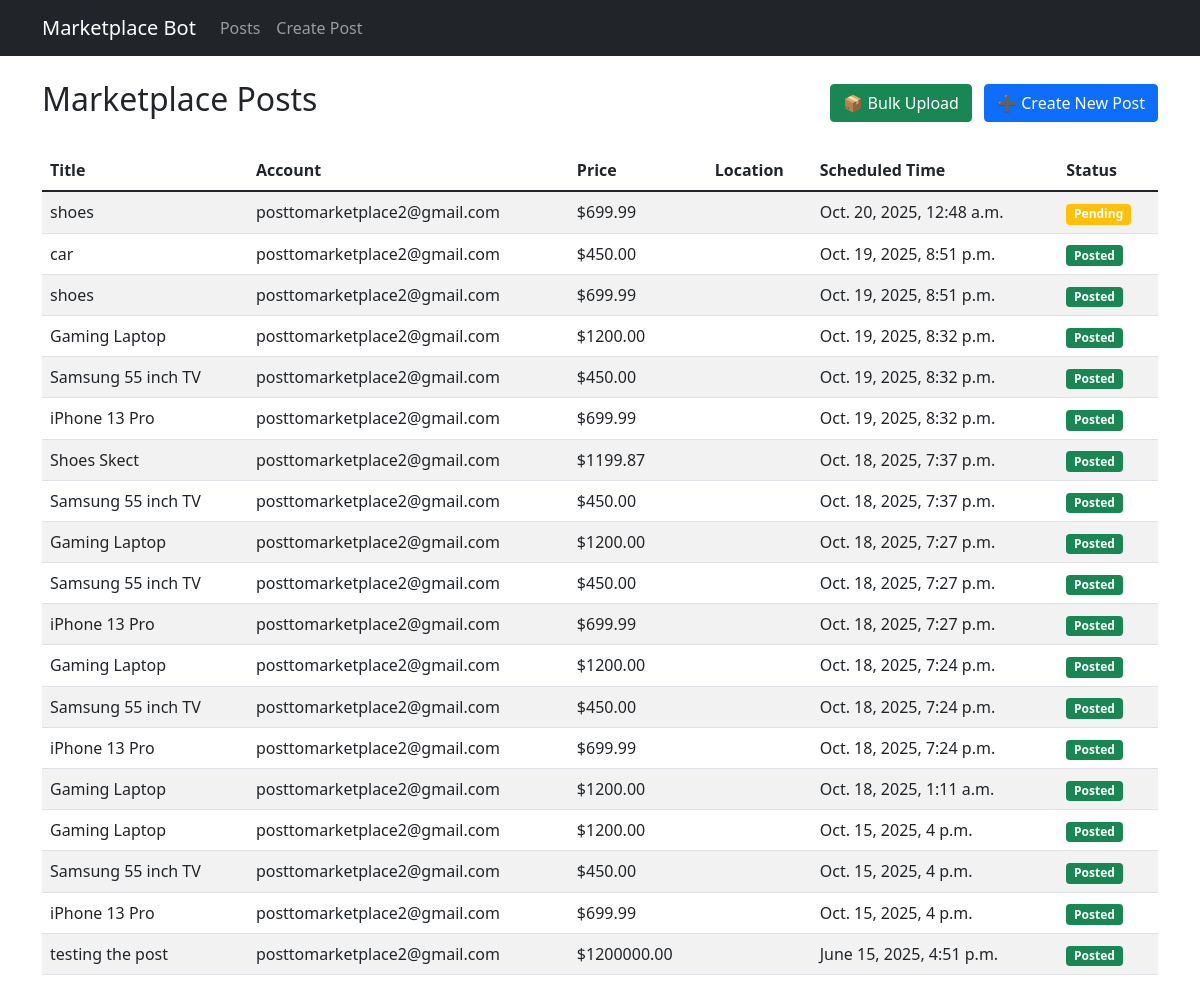
The page / on the database its author committed.
### postings/models.py (models this page shows, shortened)
class MarketplacePost(models.Model):
    STATUS_CHOICES = [
        ('pending', 'Pending'),
        ('posting', 'Posting'),
        ('posted', 'Posted'),
        ('failed', 'Failed'),
    ]
    account = models.ForeignKey(FacebookAccount, on_delete=models.CASCADE)
    title = models.CharField(max_length=255)
    description = models.TextField()
    price = models.DecimalField(max_digits=10, decimal_places=2)
    image = models.ImageField(upload_to='posts/', blank=True)
    scheduled_time = models.DateTimeField()
    posted = models.BooleanField(default=False)
    status = models.CharField(
        max_length=20, choices=STATUS_CHOICES, default='pending')
    error_message = models.TextField(blank=True, null=True)
    retry_count = models.IntegerField(default=0)
    created_at = models.DateTimeField(auto_now_add=True)
    updated_at = models.DateTimeField(auto_now=True)
    class Meta:
        indexes = [
            models.Index(fields=['posted'], name='posted_idx'),
            models.Index(fields=['scheduled_time'], name='scheduled_time_idx'),
            models.Index(fields=['account', 'posted'],
                         name='account_posted_idx'),
            models.Index(fields=['posted', 'scheduled_time'],
                         name='posted_scheduled_idx'),
            models.Index(fields=['status'], name='status_idx'),
        ]
        ordering = ['-created_at']

### accounts/models.py (models this page shows, shortened)
class FacebookAccount(models.Model):
    email = models.EmailField()
    password = models.CharField(max_length=255)  # Store securely in production
    session_cookie = models.TextField(blank=True, null=True)
    created_at = models.DateTimeField(auto_now_add=True)

### postings/views.py (the view)
# urls.py: path('', views.post_list, name='post_list'),
def post_list(request):
    posts = MarketplacePost.objects.all().order_by('-scheduled_time')
    return render(request, 'postings/post_list.html', {'posts': posts})

### postings/templates/postings/post_list.html
{% extends "base.html" %} {% block content %}
<div class="container mt-4">
  <div class="d-flex justify-content-between align-items-center mb-4">
    <h2>Marketplace Posts</h2>
    <div>
      <a href="{% url 'bulk_upload_posts' %}" class="btn btn-success me-2"
        >📦 Bulk Upload</a
      >
      <a href="{% url 'create_post' %}" class="btn btn-primary"
        >➕ Create New Post</a
      >
    </div>
  </div>
  <div class="table-responsive">
    <table class="table table-striped">
      <thead>
        <tr>
          <th>Title</th>
          <th>Account</th>
          <th>Price</th>
          <th>Location</th>
          <th>Scheduled Time</th>
          <th>Status</th>
        </tr>
      </thead>
      <tbody>
        {% for post in posts %}
        <tr>
          <td>{{ post.title }}</td>
          <td>{{ post.account.email }}</td>
          <td>${{ post.price }}</td>
          <td>{{ post.location }}</td>
          <td>{{ post.scheduled_time }}</td>
          <td>
            {% if post.posted %}
            <span class="badge bg-success">Posted</span>
            {% else %}
            <span class="badge bg-warning">Pending</span>
            {% endif %}
          </td>
        </tr>
        {% empty %}
        <tr>
          <td colspan="6" class="text-center">No posts found.</td>
        </tr>
        {% endfor %}
      </tbody>
    </table>
  </div>
</div>
{% endblock %}

### rows shown on the page
MarketplacePost: title "shoes", account.email "posttomarketplace2@gmail.com", price "699.99", scheduled_time "Oct. 20, 2025, 12:48 a.m.", posted "Pending"
MarketplacePost: title "car", account.email "posttomarketplace2@gmail.com", price "450.00", scheduled_time "Oct. 19, 2025, 8:51 p.m.", posted "Posted"
MarketplacePost: title "shoes", account.email "posttomarketplace2@gmail.com", price "699.99", scheduled_time "Oct. 19, 2025, 8:51 p.m.", posted "Posted"
MarketplacePost: title "Gaming Laptop", account.email "posttomarketplace2@gmail.com", price "1200.00", scheduled_time "Oct. 19, 2025, 8:32 p.m.", posted "Posted"
MarketplacePost: title "Samsung 55 inch TV", account.email "posttomarketplace2@gmail.com", price "450.00", scheduled_time "Oct. 19, 2025, 8:32 p.m.", posted "Posted"
MarketplacePost: title "iPhone 13 Pro", account.email "posttomarketplace2@gmail.com", price "699.99", scheduled_time "Oct. 19, 2025, 8:32 p.m.", posted "Posted"
MarketplacePost: title "Shoes Skect", account.email "posttomarketplace2@gmail.com", price "1199.87", scheduled_time "Oct. 18, 2025, 7:37 p.m.", posted "Posted"
MarketplacePost: title "Samsung 55 inch TV", account.email "posttomarketplace2@gmail.com", price "450.00", scheduled_time "Oct. 18, 2025, 7:37 p.m.", posted "Posted"
MarketplacePost: title "Gaming Laptop", account.email "posttomarketplace2@gmail.com", price "1200.00", scheduled_time "Oct. 18, 2025, 7:27 p.m.", posted "Posted"
MarketplacePost: title "Samsung 55 inch TV", account.email "posttomarketplace2@gmail.com", price "450.00", scheduled_time "Oct. 18, 2025, 7:27 p.m.", posted "Posted"
MarketplacePost: title "iPhone 13 Pro", account.email "posttomarketplace2@gmail.com", price "699.99", scheduled_time "Oct. 18, 2025, 7:27 p.m.", posted "Posted"
MarketplacePost: title "Gaming Laptop", account.email "posttomarketplace2@gmail.com", price "1200.00", scheduled_time "Oct. 18, 2025, 7:24 p.m.", posted "Posted"
MarketplacePost: title "Samsung 55 inch TV", account.email "posttomarketplace2@gmail.com", price "450.00", scheduled_time "Oct. 18, 2025, 7:24 p.m.", posted "Posted"
MarketplacePost: title "iPhone 13 Pro", account.email "posttomarketplace2@gmail.com", price "699.99", scheduled_time "Oct. 18, 2025, 7:24 p.m.", posted "Posted"
MarketplacePost: title "Gaming Laptop", account.email "posttomarketplace2@gmail.com", price "1200.00", scheduled_time "Oct. 18, 2025, 1:11 a.m.", posted "Posted"
MarketplacePost: title "Gaming Laptop", account.email "posttomarketplace2@gmail.com", price "1200.00", scheduled_time "Oct. 15, 2025, 4 p.m.", posted "Posted"
MarketplacePost: title "Samsung 55 inch TV", account.email "posttomarketplace2@gmail.com", price "450.00", scheduled_time "Oct. 15, 2025, 4 p.m.", posted "Posted"
MarketplacePost: title "iPhone 13 Pro", account.email "posttomarketplace2@gmail.com", price "699.99", scheduled_time "Oct. 15, 2025, 4 p.m.", posted "Posted"
MarketplacePost: title "testing the post", account.email "posttomarketplace2@gmail.com", price "1200000.00", scheduled_time "June 15, 2025, 4:51 p.m.", posted "Posted"
